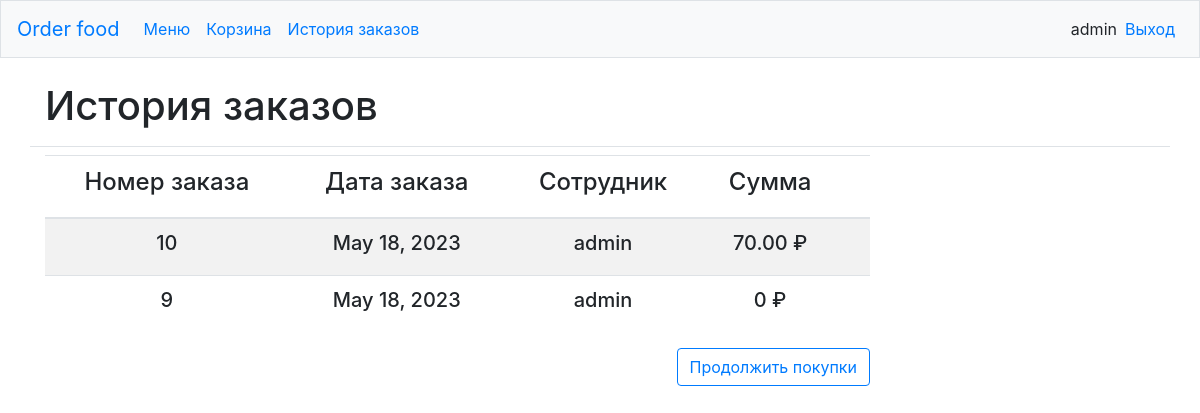
The page /orders/history/ (signed in) on the database as committed earlier.
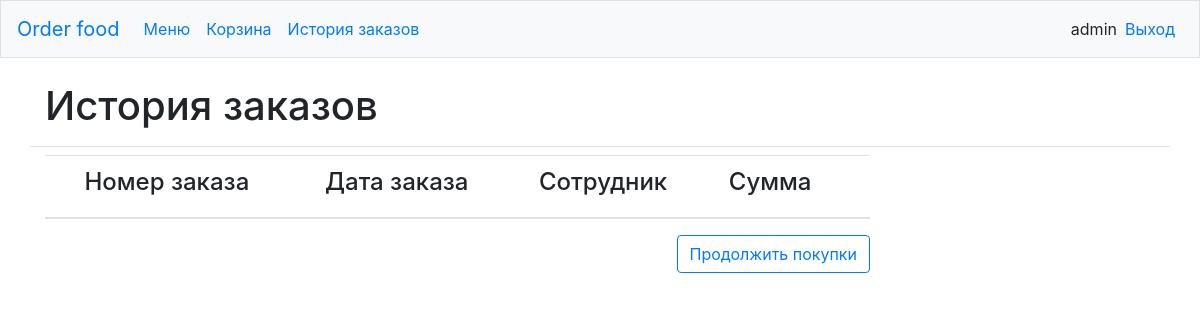
The same page on the database as committed later.
### orders/models.py (models this page shows, shortened)
class Order(models.Model):
    name = models.ForeignKey(User,
                             related_name='name_employee',
                             on_delete=models.CASCADE)
    date = models.DateField()
    created = models.DateTimeField(auto_now_add=True)
    updated = models.DateTimeField(auto_now=True)
    paid = models.BooleanField(default=False)
    class Meta:
        ordering = ['-created']
        indexes = [
            models.Index(fields=['created']),
        ]

### orders/views.py (the view)
def get_orders_history(request):
    client = list(User.objects.filter(id=request.user.id).values())
    orders = [order for order in list(Order.objects.all().values())
              if order['name_id'] == client[0]['id']]
    orders_id = [id['id'] for id in orders]
    orders_item_sum = {}
    for i in orders_id:
        orders_item_sum[i] = 0
    for item in list(OrderItem.objects.all().values()):
        for i in list(orders_item_sum.keys()):
            if item['order_id'] == i:
                orders_item_sum[i] += item['price']
    for order in orders:
        if int(order['id']) in list(orders_item_sum.keys()):
            order['price'] = orders_item_sum[int(order['id'])]
    print(orders)
    return render(request,
                  'orders/order/history.html',
                  {'orders': orders})

### cart/context_processors.py (called while the page is built)
def cart(request):
    return {'cart': Cart(request)}

### orders/templates/orders/order/history.html (shortened to what this page needs)
{% extends "food_order/base.html" %}
{% load static %}
{% block page_header %}
  <h1>История заказов</h1>
{% endblock %}
{% block content %}
<div class="container">
  <div class="row">
    <div class="col-md-9 col-sm-3 col-md-offset-1">
      <table class="table table-striped shoplist">
        <thead class="shopunit" data-sizes="[&quot;4&quot;, &quot;3&quot;, &quot;2&quot;, &quot;1&quot;]">
          <tr>
            <th class="primary">
              <h4 class="text-center">Номер заказа</h4>
            </th>
            <th class="primary">
              <h4 class="text-center">Дата заказа</h4>
            </th>
            <th class="primary">
              <h4 class="text-center">Сотрудник</h4>
            </th>
            <th class="primary">
              <h4 class="text-center">Сумма</h4>
            </th>
            <th class="primary">
            </th>
          </tr>
        </thead>
        <tbody>
          {% for order in orders %}
            <tr>
              <td>
                <h5 class="text-center">{{ order.id }}</h5>
              </td>
              <td>
                <h5 class="text-center">{{ order.date }}</h5>
              </td>
              <td>
                <h5 class="text-center">{{ user.username }}</h5>
              </td>
              <td>
                  <h5 class="text-center">{{ order.price }} ₽</h5>
              </td>
              <td>
              </td>
            </tr>
          {% endfor %}
        </tbody>
      </table>
      <p class="text-right">
        <a  href="{% url 'food_order:dish_list' %}" class="btn btn-outline-primary">Продолжить покупки</a>
      </p>
    </div>
  </div>
</div>
{% endblock %}

### food_order/templates/food_order/base.html (shortened to what this page needs)
{% load bootstrap4 %}
{% load static %}
<!DOCTYPE html>
<html lang="e">
    <head>
        {% bootstrap_css %}
    </head>
    <body>
        <nav class="navbar navbar-expand-md navbar-ligth bg-light mb-4 border">
            <a class="navbar-brand" href="{% url 'food_order:index'%}">
                Order food</a>
            <div class="collapse navbar-collapse" id="navbarCollapse">
                <ul class="navbar-nav mr-auto">
                    <li class="nav-item">
                        <a class="nav-link" href="{% url 'food_order:dish_list' %}">
                            Меню</a>
                    </li>
                    <li class="nav-item">
                      <a class="nav-link" href="{% url 'cart:cart_detail' %}">
                          Корзина</a>
                    </li>
                    <li class="nav-item">
                      <a class="nav-link" href="{% url 'orders:orders_history' %}">
                          История заказов</a>
                    </li>
                </ul>
                <ul class="navbar-nav ml-auto">
                    {% if user.is_authenticated %}
                      <li class="nav-item">
                        <span class="navbar-text">{{ user.username }}</span>
                      </li>
                      <li class="nav-item">
                        <a class="nav-link" href="{% url 'users:logout' %}">Выход</a>
                      </li>
                    {% else %}
                      <li class="nav-item">
                        <a class="nav-link" href="{% url 'users:register' %}">Зарегистрироваться</a>
                      </li>
                      <li class="nav-item">
                        <a class="nav-link" href="{% url 'users:login' %}">Войти</a></li>
                    {% endif %}
                </ul>
            </div>
        </nav>
            <div class="container pb-2 mb-2 border-bottom">
                {% block page_header %}{% endblock page_header %}
            </div>
            <div class="container-fluid pb-2 mb-2 noborder" >
                {% block content %}{% endblock content %}
            </div>
    </body>
</html>

Rows that differ between the two databases and show on the page:
removed Order: id "10", date "May 18, 2023", {{ user.username }} "admin", price "70.00"
removed Order: id "9", date "May 18, 2023", {{ user.username }} "admin", price "0"
